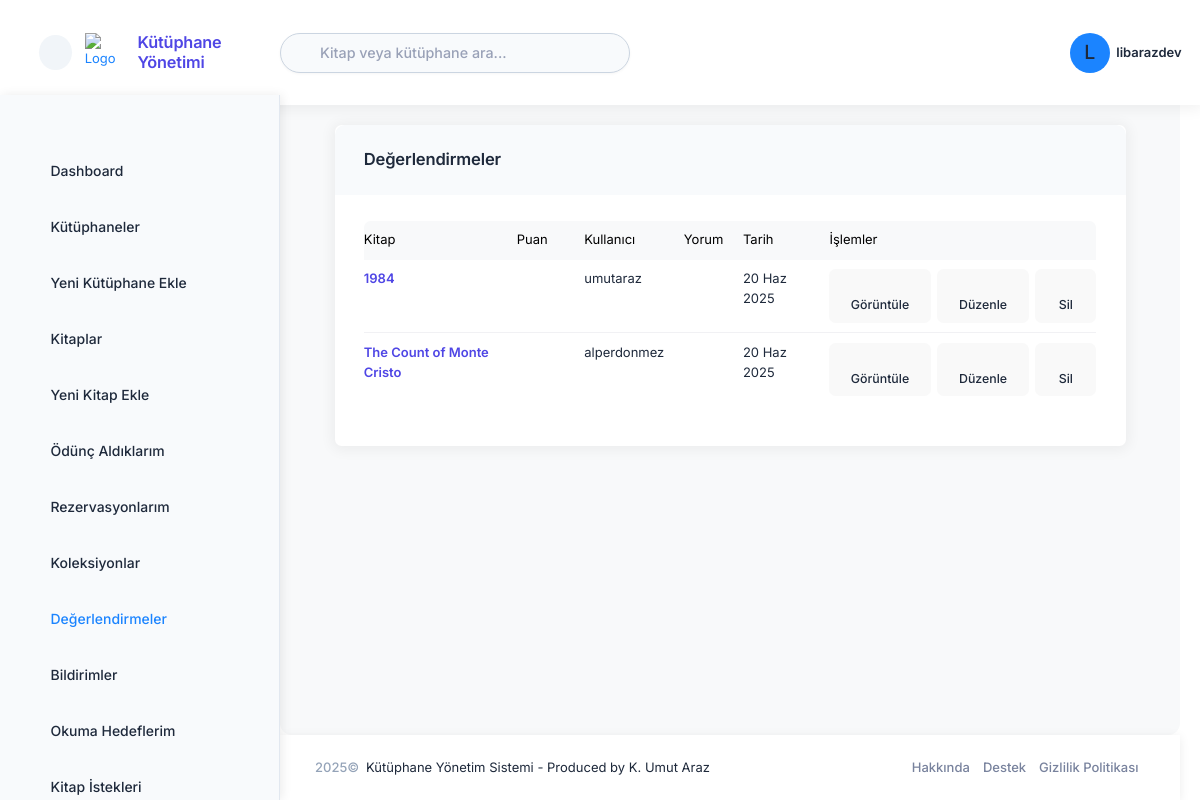
/books/reviews/ (signed in), run on an earlier commit of the app's database.
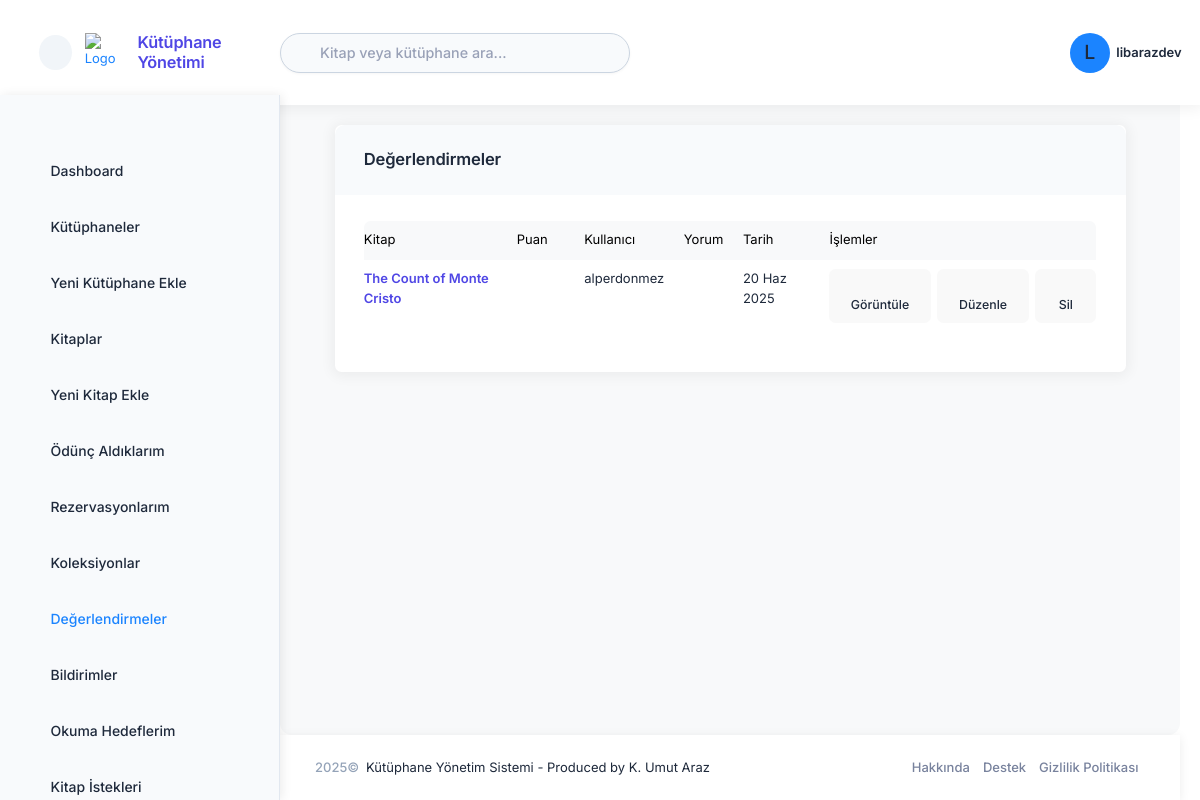
And on a later commit of the database.
### books/models_review.py (models this page shows, shortened)
class BookReview(models.Model):
    book = models.ForeignKey(Book, verbose_name='Kitap', on_delete=models.CASCADE, related_name='reviews')
    user = models.ForeignKey(settings.AUTH_USER_MODEL, verbose_name='Kullanıcı', on_delete=models.CASCADE, related_name='book_reviews')
    rating = models.PositiveSmallIntegerField(
        'Değerlendirme',
        validators=[MinValueValidator(1), MaxValueValidator(5)],
        help_text='1-5 arası değerlendirme puanı'
    )
    review_text = models.TextField('Yorum', blank=True, null=True)
    created_at = models.DateTimeField('Oluşturulma Tarihi', default=timezone.now)
    updated_at = models.DateTimeField('Güncellenme Tarihi', auto_now=True)
    is_public = models.BooleanField('Herkese Açık', default=True)
    class Meta:
        ordering = ['-created_at']
        verbose_name = 'Kitap Değerlendirmesi'
        verbose_name_plural = 'Kitap Değerlendirmeleri'
        unique_together = ['book', 'user']

### books/models.py (models this page shows, shortened)
class Book(models.Model):
    STATUS_CHOICES = (
        ('available', 'Mevcut'),
        ('borrowed', 'Ödünç Verilmiş'),
        ('reserved', 'Rezerve Edilmiş'),
        ('maintenance', 'Bakımda'),
    )
    title = models.CharField('Başlık', max_length=255)
    author = models.CharField('Yazar', max_length=255)
    isbn = models.CharField('ISBN', max_length=20, blank=True, null=True)
    description = models.TextField('Açıklama', blank=True, null=True)
    cover_image = models.ImageField('Kapak Resmi', upload_to='book_covers/', blank=True, null=True)
    library = models.ForeignKey('libraries.Library', verbose_name='Kütüphane', on_delete=models.CASCADE, related_name='books')
    status = models.CharField('Durum', max_length=20, choices=STATUS_CHOICES, default='available')
    publication_year = models.PositiveIntegerField('Yayın Yılı', blank=True, null=True)
    publisher = models.CharField('Yayınevi', max_length=255, blank=True, null=True)
    language = models.CharField('Dil', max_length=50, blank=True, null=True)
    pages = models.PositiveIntegerField('Sayfa Sayısı', blank=True, null=True)
    created_at = models.DateTimeField('Oluşturulma Tarihi', auto_now_add=True)
    updated_at = models.DateTimeField('Güncellenme Tarihi', auto_now=True)
    class Meta:
        ordering = ['title', 'author']
        verbose_name = 'Kitap'
        verbose_name_plural = 'Kitaplar'

### accounts/models.py (models this page shows, shortened)
class User(AbstractUser):
    USER_TYPE_CHOICES = (
        ('super_admin', 'Süper Yönetici'),
        ('library_admin', 'Kütüphane Yöneticisi'),
        ('reader', 'Okuyucu'),
    )
    user_type = models.CharField(
        'Kullanıcı Tipi',
        max_length=20,
        choices=USER_TYPE_CHOICES,
        default='reader',
        help_text='Kullanıcı hesabının tipini belirler.',
    )
    profile_picture = models.ImageField('Profil Resmi', upload_to='profile_pictures/', null=True, blank=True)
    phone_number = models.CharField('Telefon Numarası', max_length=20, blank=True, null=True)
    address = models.TextField('Adres', blank=True, null=True)
    class Meta:
        verbose_name = 'kullanıcı'
        verbose_name_plural = 'kullanıcılar'
    @property
    def is_super_admin(self):
        return self.user_type == 'super_admin'
    @property
    def is_library_admin(self):
        return self.user_type == 'library_admin'

### books/views_review.py (the view)
# urls.py: path('reviews/', views_review.book_review_list, name='review_list'),
@login_required
def book_review_list(request):
    reviews = BookReview.objects.all().order_by('-created_at')
    return render(request, 'books/review_list.html', {
        'reviews': reviews,
        'active_menu': 'reviews',
    })

### library_management/context_processors.py (called while the page is built)
def user(request):
    if request.path.startswith('/admin/'):
        return {}
    if hasattr(request, 'user') and request.user.is_authenticated:
        return {}  # Don't add anything, Django's auth context processor handles this
    return {'user': DummyUser()}

### templates/books/review_list.html (shortened to what this page needs)
{% extends 'layouts/base.html' %}
{% load static %}
{% block content %}
<div class="card shadow-sm">
    <div class="card-header bg-light">
        <h3 class="card-title fw-bold">Değerlendirmeler</h3>
    </div>
    <div class="card-body">
        {% if reviews %}
            <div class="table-responsive">
                <table class="table border-bottom">
                    <thead class="table-light">
                        <tr>
                            <th>Kitap</th>
                            <th>Puan</th>
                            <th>Kullanıcı</th>
                            <th>Yorum</th>
                            <th>Tarih</th>
                            <th>İşlemler</th>
                        </tr>
                    </thead>
                    <tbody>
                        {% for review in reviews %}
                            <tr class="border-bottom">
                                <td>
                                    <a href="{% url 'books:detail' review.book.id %}" class="text-decoration-none fw-bold text-primary">
                                        {{ review.book.title }}
                                    </a>
                                </td>
                                <td>
                                    <div class="rating">
                                        {% for i in "12345" %}
                                            {% if forloop.counter <= review.rating %}
                                                <i class="ki-outline ki-star fs-7 text-warning"></i>
                                            {% else %}
                                                <i class="ki-outline ki-star fs-7 text-muted opacity-50"></i>
                                            {% endif %}
                                        {% endfor %}
                                    </div>
                                </td>
                                <td>{{ review.user.username }}</td>
                                <td>{{ review.comment|truncatechars:50 }}</td>
                                <td>{{ review.created_at|date:"d M Y" }}</td>
                                <td>
                                    <div class="d-flex gap-2">
                                        <a href="{% url 'books:detail' review.book.id %}" class="btn btn-sm btn-light">
                                            <i class="ki-outline ki-eye text-primary"></i> Görüntüle
                                        </a>
                                        {% if request.user == review.user or request.user.is_staff %}
                                            <a href="{% url 'books:review_edit' review.id %}" class="btn btn-sm btn-light">
                                                <i class="ki-outline ki-pencil text-warning"></i> Düzenle
                                            </a>
                                            <a href="{% url 'books:review_delete' review.id %}" class="btn btn-sm btn-light">
                                                <i class="ki-outline ki-trash text-danger"></i> Sil
                                            </a>
                                        {% endif %}
                                    </div>
                                </td>
                            </tr>
                        {% endfor %}
                    </tbody>
                </table>
            </div>
        {% else %}
            <div class="alert alert-light border shadow-sm text-center py-4">
                <i class="ki-outline ki-information-5 fs-2 mb-3 text-muted"></i>
                <p class="mb-0">Henüz değerlendirme bulunmuyor.</p>
            </div>
        {% endif %}
    </div>
</div>
{% endblock %}

What changed in the data, as far as the page shows it:
removed BookReview: book "1984", rating 5 (drawn), user.username "umutaraz", created_at "20 Haz 2025", shows "Düzenle"
